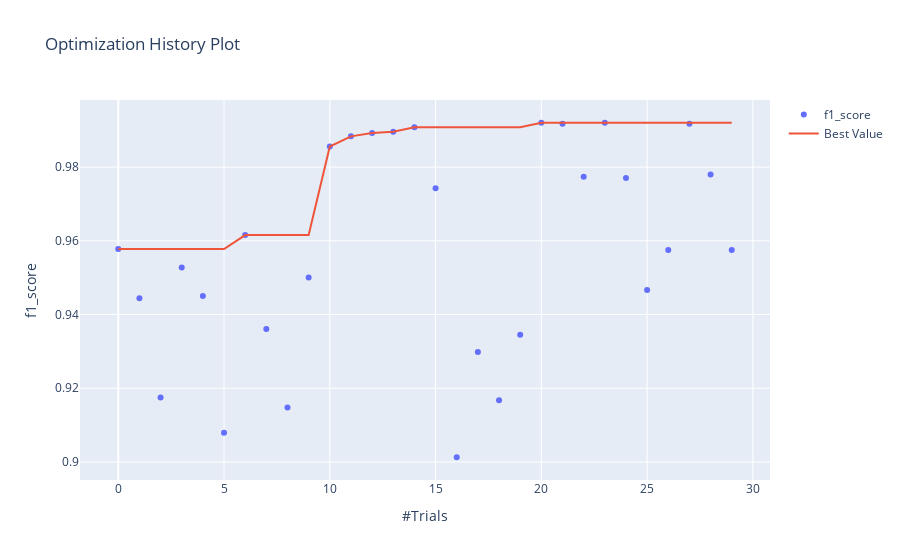

Notebook cell for this chart:
### Code cell
optuna.visualization.plot_optimization_history(study, target_name="f1_score")

### Figure 1 — Plotly figure (JSON) as saved in the notebook; plotly's stock layout.template omitted (floating-point values rounded to 4 significant figures)
{"data": [{"mode": "markers", "name": "f1_score", "type": "scatter", "x": [0, 1, 2, 3, 4, 5, 6, 7, 8, 9, 10, 11, 12, 13, 14, 15, 16, 17, 18, 19, 20, 21, 22, 23, 24, 25, 26, 27, 28, 29], "y": [0.9578, 0.9444, 0.9175, 0.9528, 0.945, 0.9079, 0.9616, 0.9361, 0.9148, 0.95, 0.9856, 0.9883, 0.9893, 0.9896, 0.9908, 0.9743, 0.9013, 0.9298, 0.9167, 0.9345, 0.992, 0.9917, 0.9774, 0.992, 0.977, 0.9466, 0.9575, 0.9917, 0.978, 0.9575]}, {"name": "Best Value", "type": "scatter", "x": [0, 1, 2, 3, 4, 5, 6, 7, 8, 9, 10, 11, 12, 13, 14, 15, 16, 17, 18, 19, 20, 21, 22, 23, 24, 25, 26, 27, 28, 29], "y": [0.9578, 0.9578, 0.9578, 0.9578, 0.9578, 0.9578, 0.9616, 0.9616, 0.9616, 0.9616, 0.9856, 0.9883, 0.9893, 0.9896, 0.9908, 0.9908, 0.9908, 0.9908, 0.9908, 0.9908, 0.992, 0.992, 0.992, 0.992, 0.992, 0.992, 0.992, 0.992, 0.992, 0.992]}], "layout": {"title": {"text": "Optimization History Plot"}, "xaxis": {"title": {"text": "#Trials"}}, "yaxis": {"title": {"text": "f1_score"}}}}
